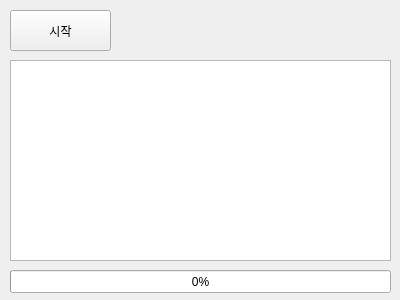
<?xml version="1.0" encoding="UTF-8"?>
<ui version="4.0">
 <class>Form</class>
 <widget class="QWidget" name="Form">
  <property name="geometry">
   <rect>
    <x>0</x>
    <y>0</y>
    <width>400</width>
    <height>300</height>
   </rect>
  </property>
  <property name="windowTitle">
   <string>Form</string>
  </property>
  <widget class="QPushButton" name="btnStart">
   <property name="geometry">
    <rect>
     <x>10</x>
     <y>10</y>
     <width>101</width>
     <height>41</height>
    </rect>
   </property>
   <property name="text">
    <string>시작</string>
   </property>
  </widget>
  <widget class="QTextBrowser" name="txbLog">
   <property name="geometry">
    <rect>
     <x>10</x>
     <y>60</y>
     <width>381</width>
     <height>201</height>
    </rect>
   </property>
  </widget>
  <widget class="QProgressBar" name="pgbTask">
   <property name="geometry">
    <rect>
     <x>10</x>
     <y>270</y>
     <width>381</width>
     <height>23</height>
    </rect>
   </property>
   <property name="value">
    <number>0</number>
   </property>
  </widget>
 </widget>
 <resources/>
 <connections/>
</ui>
